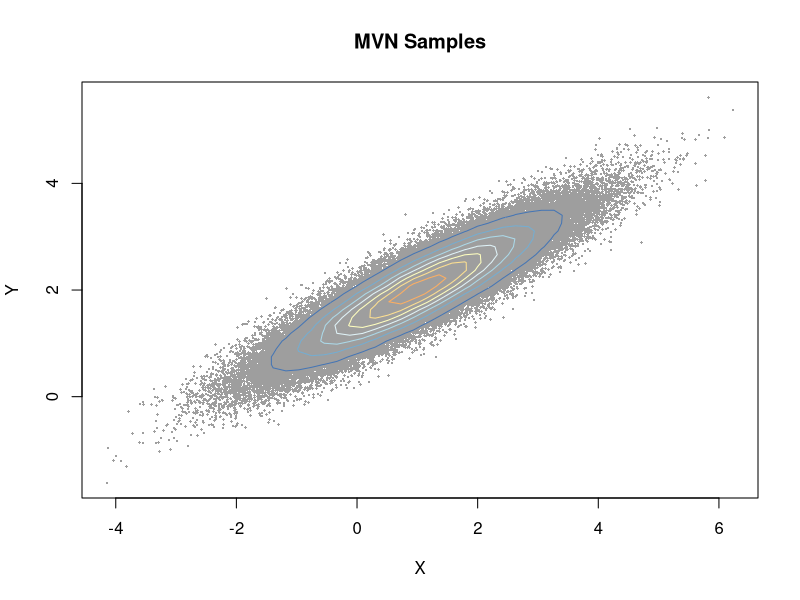
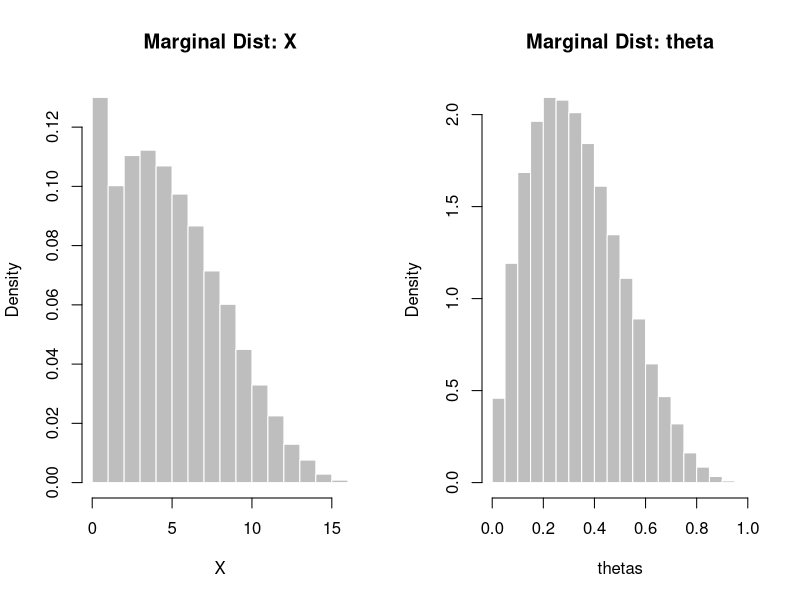
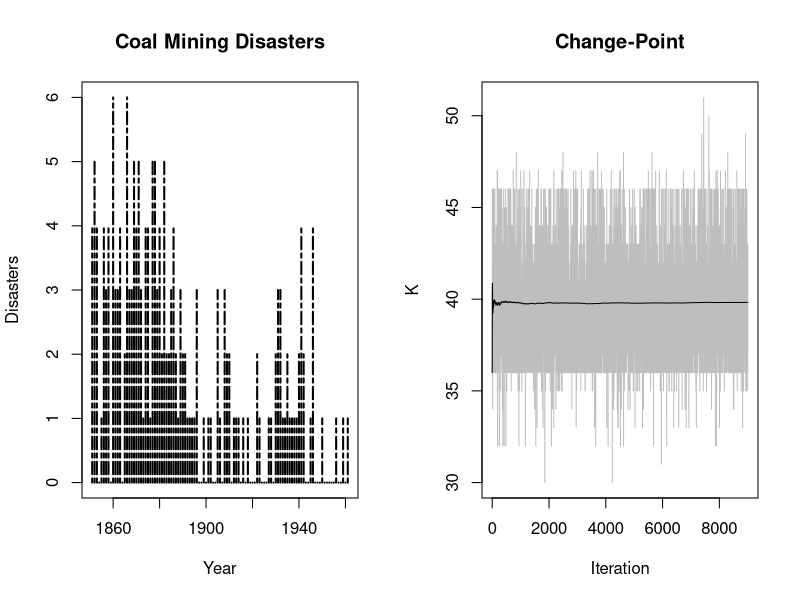
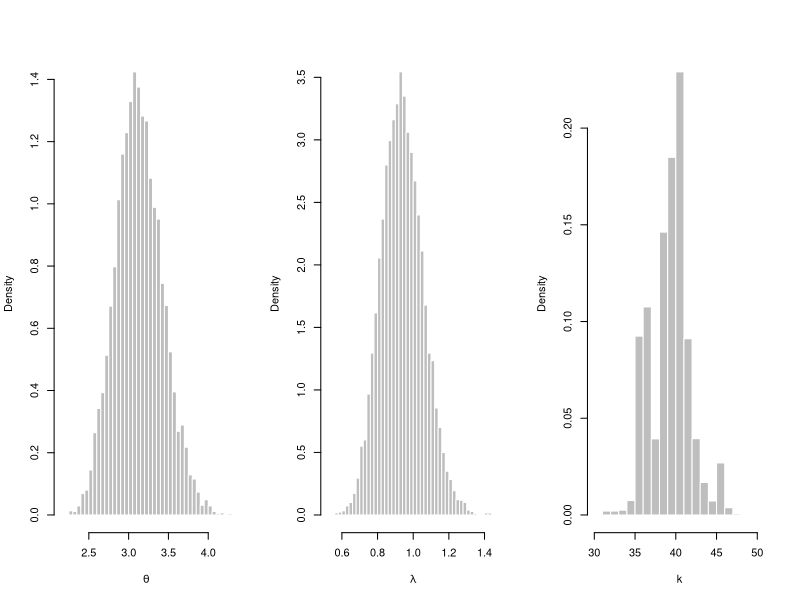

R code for these plots, in order:
## Bivariate Normal Example 
library(MASS, quietly = TRUE) ## for kernel density estimation
library(RColorBrewer, quietly = TRUE) ## some pretty colors
k <- 11
my.cols <- rev(brewer.pal(k, "RdYlBu"))

N = 100000
rho = 0.9
mu_x = 1
mu_y = 2
sd_x = 1.2
sd_y = 0.75

s1 = sqrt(1 - rho^2) * sd_x
s2 = sqrt(1 - rho^2) * sd_y

MVN = matrix(data = NA, nrow = N, ncol = 2, 
           dimnames = list(NULL, c("X", "Y")))




## Bivariate Normal Example 
MVN[1, ] = c(mu_x, mu_y)
Y = MVN[1, 2] ## get Y vals
for(i in 1:(N-1)){
  mx = mu_x + rho * (Y - mu_y) * sd_x/sd_y
  X = rnorm(n = 1, mx, s1)
  MVN[i+1, 1] = X
  my = mu_y + rho * (X - mu_x) * sd_y/sd_x
  Y = rnorm(n = 1, mean = my, sd = s2)
  MVN[i+1, 2] = Y
}


## means
colMeans(MVN)

## correlation
cor(MVN)





## Bivariate Normal Example 
z = kde2d(x = MVN[,1], y = MVN[,2], n = 50) ## kernel density estimation
plot(MVN, xlab="X", ylab="Y", pch = 18, col = 8, cex=.4, main = "MVN Samples")
contour(z, drawlabels=FALSE, nlevels=k, col=my.cols, add=TRUE) ## add contours to plot






## Beta-Binomial revisited 
## Beta-Binomial revisited 
n = 16
a = 2
b = 4
X = numeric(N)
thetas = numeric(N)

X[1] = runif(1) ## initial values
thetas[1] = runif(1) ## theta values

for(i in 1:N){
  X[i+1] = rbinom(n = 1, size = n, prob = thetas[i])
  thetas[i+1] = rbeta(1, a + X[i+1], n - X[i+1]+b)
}

quantile(X)
quantile(thetas)




## Beta-Binomial revisited 



par(mfrow = c(1,2))
hist(X, main = "Marginal Dist: X", probability = TRUE, border = "white", col = "gray")
hist(thetas, main = paste("Marginal Dist:", expression(theta)), probability = TRUE, border = "white", col = "gray")

## Bayesian Change-Point Analysis 

data_vector = c(4, 5, 4, 0, 1, 4, 3, 4, 0, 6, 3, 3, 4, 0, 2, 6, 
                3, 3, 5, 4, 5, 3, 1, 4, 4, 1, 5, 5, 3, 4, 2, 5,
                2, 2, 3, 4, 2, 1, 3, 2, 2, 1, 1, 1, 1, 3, 0, 0, 
                1, 0, 1, 1, 0, 0, 3, 1, 0, 3, 2, 2, 0, 1, 1, 1,
                0, 1, 0, 1, 0, 0, 0, 2, 1, 0, 0, 0, 1, 1, 0, 2, 
                3, 3, 1, 1, 2, 1, 1, 1, 1, 2, 4, 2, 0, 0, 1, 4,
                0, 0, 0, 1, 0, 0, 0, 0, 0, 1, 0, 0, 1, 0, 1)
n = length(data_vector)
disasters = ts(data_vector, freq=1, start = 1851)
plot(disasters, type = "h", lty = 6, lwd = 2, main = "Coal Mining Disasters", xlab = "Year", ylab = "Disasters")





## Bayesian Change-Point Analysis 
## Implementing Gibbs sampling  
set.seed(123)

y = data_vector
# Gibbs sampler for the coal mining change point
# initialization
n <- length(y) #length of the data
m <- 10^4 #length of the chain

## vectors to hold data
theta <- numeric(m) 
lambda <- numeric(m) 
k <- numeric(m)
L <- numeric(n)

## initial values
k[1] <- sample(1:n, 1) ## change-points
theta[1] <- 1
lambda[1] <- 1
a = 0.5
b1 <- 1
b2 <- 1


# run the Gibbs sampler
for (t in 2:m){
    kt <- k[t-1]
    #generate theta
    r <- a + sum(y[1:kt])
    theta[t] <- rgamma(1, shape = r, rate = kt + b1)
    #generate lambda
    if (kt + 1 > n){ 
      r <- a + sum(y) 
      }else{
        r <- a + sum(y[(kt+1):n])
      }
    lambda[t] <- rgamma(1, shape = r, rate = n - kt + b2)
    #generate b1 and b2
    b1 <- rgamma(1, shape = a, rate = theta[t]+1)
    b2 <- rgamma(1, shape = a, rate = lambda[t]+1)

    for (j in 1:n) {
        L[j] <- exp((lambda[t] - theta[t]) * j) * 
                (theta[t] / lambda[t])^sum(y[1:j])
    }
    L <- L / sum(L)
    #generate k from discrete distribution L on 1:n
    k[t] <- sample(1:n, prob=L, size=1)
}


#Set a burn-in of 1000 samples. We will use burn in to toss out "poor" samples from out Markov chain. Arguments for and against burn-in vary. Statisticians, Andrew Gelman ([Burn-in Man](http://andrewgelman.com/2008/09/06/burnin_man/)) and Charlie Geyer ([Burn-In](http://users.stat.umn.edu/~geyer/mcmc/burn.html)) provide some commentary on burn-in.
## set burn in
burn_in <- 1000
## will toss out first 1000 samples

K <- k[burn_in:m]

## mean
print(mean(K))
#[1] 39.935

## mode
print(which.max(table(K)))



## Implementing Gibbs sampling  


plot(K, type="l", col="gray", main = "Change-Point",
     xlab="Iteration", ylab = "K")
lines(1:length(K), cumsum(K) / (1:length(K)))




## Implementing Gibbs sampling  


print(mean(lambda[burn_in:m])) #[1] 0.9341033
print(mean(theta[burn_in:m])) #[1] 3.108575




## Code for Figure 9.12 on page 276
# histograms from the Gibbs sampler output
par(mfrow=c(1,3))

hist(theta[burn_in:m], main="", xlab = expression(theta), 
     col="gray", border="white",
     breaks = "scott", prob=TRUE) #theta posterior

hist(lambda[burn_in:m], main="", xlab = expression(lambda),
     col="gray", border="white",
     breaks = "scott", prob=TRUE) #lambda posterior

hist(K, breaks=min(K):max(K), prob=TRUE, main="",
     col="gray", border="white",
     xlab = "k")


